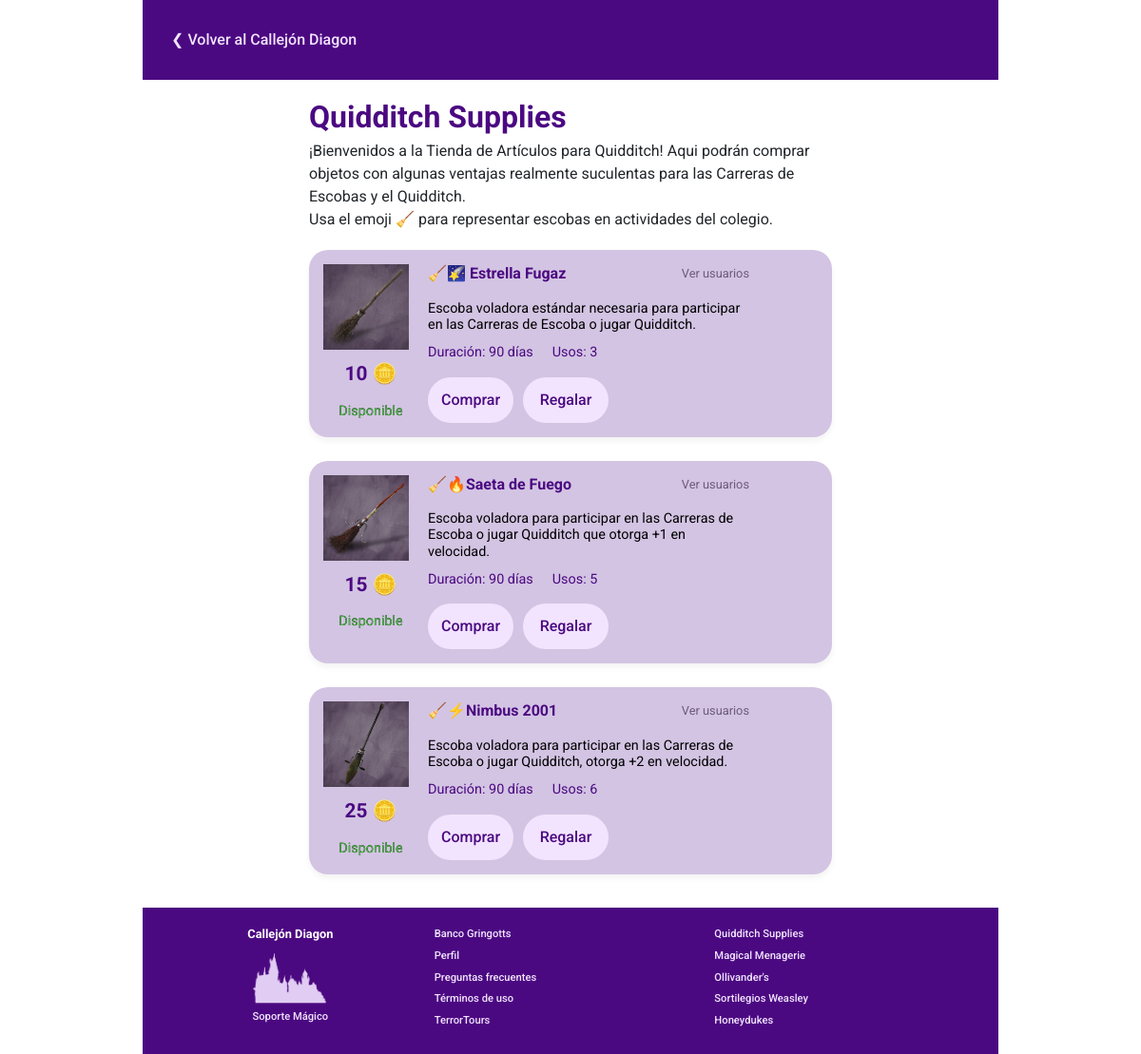
Screenshot of /stores/store/1/ (signed in) with the database file from the repository.
### apps/stores/models.py (models this page shows, shortened)
class Store(models.Model):
    name = models.CharField(max_length=150)
    description = models.TextField()
    discount = models.DecimalField(max_digits=4, decimal_places=2, blank=True, null=True)

class WarehouseItem(models.Model):
    product = models.OneToOneField(
        Product,
        on_delete=models.CASCADE,
        related_name='warehouse_item',
        primary_key=True
    )
    store = models.ForeignKey(
        Store,
        on_delete=models.CASCADE,
        related_name='warehouse_items'
    )
    stock = models.PositiveIntegerField(blank=True, null=True)
    available = models.BooleanField(default=True)
    @property
    def current_price(self):
        if self.store.discount:
            return int(self.product.price - (self.product.price * self.store.discount))
        return self.product.price

class Product(models.Model):
    name = models.CharField(max_length=130)
    description = models.TextField()
    price = models.PositiveIntegerField()
    store = models.ForeignKey(
        Store, on_delete=models.CASCADE, related_name='products'
    )
    PRODUCT_TYPES = [
        ('broom', 'Escoba'),
        ('pet', 'Mascota'),
        ('wand', 'Varita'),
        ('wheezes', 'Sortilegios'),
        ('misc', 'Miscelaneos'),
    ]
    product_type = models.CharField(max_length=20, choices=PRODUCT_TYPES, default='misc')
    duration_days = models.PositiveIntegerField(blank=True, null=True)
    uses = models.PositiveIntegerField(null=True, blank=True)
    stackable = models.BooleanField(default=False)
    @property
    def image_url(self):
        return static(f"imgs/products/{self.id}.png")

### apps/stores/views.py (the view)
# urls.py: path('store/<int:store_id>/', views.store_view, name='store'),
def store_view(request, store_id):
    store = get_object_or_404(Store, id=store_id)
    warehouse_items = WarehouseItem.objects.select_related(
        'product').filter(store_id=store_id)
    account = BankAccount.objects.get(user_id=request.user.id)
    discount = utils.get_discount_if_niffler(request.user)
    if request.method == 'POST':
        user = request.user
        product_id = request.POST.get('product_id')
        product = get_object_or_404(Product, id=product_id)
        purchase_product(request, user, account, product, discount)
        return redirect('store', store_id=store_id)
    working_hours = utils.working_hours()
    context = {
        'store': store,
        'warehouse_items': warehouse_items,
        'discount': discount,
        'working_hours': working_hours,
    }
    return render(request, 'store.html', context)

### apps/utils/utils.py (called while the page is built)
def get_discount_if_niffler(user: CustomUser):
    has_niffler = InventoryItem.objects.filter(
        user=user, product=4).exists()
    discount = None
    if has_niffler:
        discount = 0.1
    return discount

def working_hours():
    now = datetime.now()
    hour = now.hour
    weekday = now.weekday()  # 0 = monday, 6 = sunday
    working_hours = (0 <= weekday <= 5 and 6 <= hour <= 23)
    return working_hours

### apps/stores/templates/store.html (shortened to what this page needs)
{% extends 'base.html' %}
{% load static %}
{% block head %}
<link rel="stylesheet" href="{% static 'css/store.css' %}">
{% endblock %}
{% block body %}
{% include "components/nav.html" with url_link='home' url_name="Callejón Diagon" %}
<main class="products-container">
    <div class="store-info">
        <h1 class="store-title">{{ store.name }}</h1>
        <p class="store-description">{{ store.description }}<br>
            {% if store.name == "Quidditch Supplies" %}
            Usa el emoji 🧹 para representar escobas en actividades del colegio.
            {% elif store.name == "Ollivander's" %}
            Usa el emoji ➖ para representar varitas en actividades del colegio.
            {% endif %}
        </p>
    </div>
    {% include "store_products.html" %}
</main>
{% endblock %}
{% block footer %}
{% include "components/footer.html" %}
{% endblock %}

### apps/stores/templates/store_products.html (shortened to what this page needs)
{% load discount_tag %}
{% load static %}
{% for item in warehouse_items %}
<div class="product-card">
    <div class="card-left">
        <div class="product-image-placeholder">
            <img src="{{ item.product.image_url }}" alt="Imagen de {{item.product.name}}" />
        </div>
        <div class="price-tag">
            <span class="price-value">
                {% if discount %}
                <s>{{ item.current_price }} 🪙</s><br>
                {{ item.current_price|dis:discount }}
                {% else %}
                {{ item.current_price }}
                {% endif %}🪙
            </span>
        </div>
        <div class="stock-status">
            {% if item.available %}
            <span class="status-available">Disponible</span>
            {% else %}
            <span class="status-unavailable">No disponible</span>
            {% endif %}
        </div>
    </div>
    <div class="card-right">
        <div class="card-header-row">
            <h2 class="product-name">{{ item.product.name }}</h2>
            <button type="button" class="btn-ver-usuarios" data-bs-toggle="modal" data-bs-target="#usersModal"
                data-product-id="{{ item.product.id }}" data-product-name="{{ item.product.name }}">
                Ver usuarios
            </button>
        </div>
        <p class="product-desc">{{ item.product.description }}</p>
        <div class="stats-row">
            <span>Duración: {{ item.product.duration_days }} días</span>
            {% if item.product.uses %}
            <span>Usos: {{ item.product.uses }}</span>
            {% endif %}
        </div>
        <form method="post" class="action-row buy-form">
            <button type="button" class="btn btn-primary" onclick="showConfirm(this)"
                data-message="¿Deseas comprar {{ item.product.name }}?">Comprar</button>
            <button type="button" class="btn btn-primary" data-bs-toggle="modal" data-bs-target="#giftModal"
                data-url="{% url 'gift' item.product.id %}">Regalar</button>
        </form>
    </div>
</div>
{% empty %}
<div class="empty-container">
    <img src="{% static 'imgs/No productos.png' %}" alt="No hay productos disponibles">
</div>
{% endfor %}

### static/css/base.css (style rules this page uses)
:root { --font-family: "Roboto", "sans-serif"; --white: #ffffff; --black: #000000; --grey: #d9d9d9; --dark-purple: #4b0981; --dark-purple-dim: #6e5a7d; --light-purple: #f2e4ff; --light-purple-dim: #d3c4e3; --strong-purple: #9747ff; --red: #b24747; --dark-red: #7d1e1e; --orange: #ffb266; --green: #4bb247; --dark-green: #1f7b1c; --light-blue: #c4cfe3; }
* { margin: 0; padding: 0; box-sizing: border-box; }
body { font-family: var(--font-family); background-color: var(--white); font-size: 16px; line-height: 1.5; }
html, body { height: 100%; }
body:not(.dashboard-body) { max-width: 900px; margin: auto; display: flex; flex-direction: column; min-height: 100vh; }
main, .content-wrapper { flex: 1 0 auto; }

### static/css/components.css (style rules this page uses)
.btn { display: inline-flex; align-items: center; justify-content: center; padding: 12px; border-radius: 50px; border: none; font-family: var(--font-family); font-size: 16px; font-weight: 500; cursor: pointer; transition: background-color 0.3s ease, color 0.3s ease; text-decoration: none; min-width: 90px; max-width: max-content; text-align: center; }
.btn-primary { background-color: var(--light-purple); color: var(--dark-purple); }

### apps/stores/static/css/store.css (style rules this page uses)
.store-info { margin-bottom: 20px; }
.store-title { font-size: 2rem; font-weight: bold; margin-bottom: 5px; color: var(--dark-purple); }
.products-container { max-width: 600px; margin: 20px auto; margin-bottom: 10px; padding: 0 25px; }
.product-card { background-color: var(--light-purple-dim); border-radius: 20px; display: flex; margin-bottom: 25px; padding: 15px; box-shadow: 0 4px 6px rgba(0, 0, 0, 0.05); }
.card-left { flex: 0 0 100px; text-align: center; margin-right: 10px; }
.product-image-placeholder { background-color: var(--grey); width: 90px; height: 90px; border-radius: 10px; }
.product-image-placeholder img { width: 100%; }
.price-tag { margin-top: 10px; display: flex; align-items: center; justify-content: center; font-size: 1.3rem; font-weight: bold; color: var(--dark-purple); }
.stock-status { margin: auto; margin-top: 10px; }
.status-available { color: var(--green); font-size: 0.9rem; text-shadow: 0 0 0.3px var(--black); }
.card-right { max-width: 65%; }
.card-header-row { display: flex; justify-content: space-between; align-items: flex-start; max-width: 100%; }
.product-name { color: var(--dark-purple); font-size: 1rem; font-weight: bold; }
.btn-ver-usuarios { background: none; border: none; color: var(--dark-purple-dim); font-size: 0.8rem; text-decoration: none; cursor: pointer; }
.product-desc { color: var(--black); font-size: 0.9rem; margin: 10px 0; line-height: 1.2; }
.stats-row { color: var(--dark-purple); font-size: 0.9rem; margin-bottom: 15px; display: flex; gap: 20px; }
.action-row { display: flex; width: 100%; gap: 10px; }

### rows the page displays
Store: name "Quidditch Supplies", description "¡Bienvenidos a la Tienda de Artículos para Quidditch! Aqui podrán comprar objetos con algunas ventajas realmente suculentas para las Carreras de Escobas y el Quidditch."
WarehouseItem: shows a picture, current_price "10", available "Disponible", product.name "🧹🌠 Estrella Fugaz", product.description "Escoba voladora estándar necesaria para participar en las Carreras de Escoba o jugar Quidditch.", product.duration_days "90", product.uses "3"
WarehouseItem: shows a picture, current_price "15", available "Disponible", product.name "🧹🔥Saeta de Fuego", product.description "Escoba voladora para participar en las Carreras de Escoba o jugar Quidditch que otorga +1 en velocidad.", product.duration_days "90", product.uses "5"
WarehouseItem: shows a picture, current_price "25", available "Disponible", product.name "🧹⚡Nimbus 2001", product.description "Escoba voladora para participar en las Carreras de Escoba o jugar Quidditch, otorga +2 en velocidad.", product.duration_days "90", product.uses "6"

### other values shown
{{ url_name }} "Callejón Diagon"
